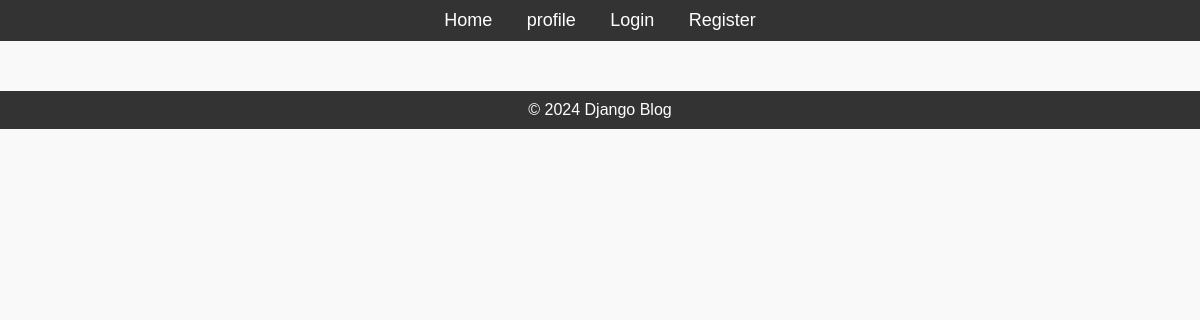
The app's page /, older data.
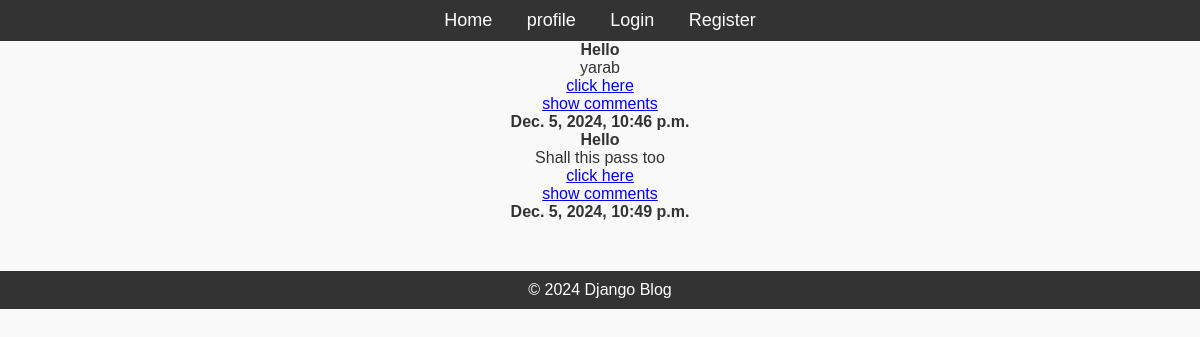
The same page, newer data.
### blog/models.py (models this page shows, shortened)
class Post(models.Model):
    title = models.CharField(max_length=200)
    content = models.TextField()
    published_date = models.DateTimeField(auto_now_add=True)
    author = models.ForeignKey(User, on_delete=models.CASCADE)
    tag = TaggableManager()

### blog/views.py (the view)
# urls.py: path('', views.home , name='home'),
def home(request):
    posts=Post.objects.all()
    context = {'posts': posts }
    return render(request, 'blog/blogs.html', context)

### blog/templates/blog/blogs.html
{%extends 'blog/base.html'%} {% block title%} All blogs {%endblock%}
{%load static %}
{% block content%}
{% for post in posts %}
    <h4> {{post.title}} </h4>
    <p> {{post.content}} </P>
        <a href = "{% url 'post_detail' post.id %}">click here </a>
        <a href = "{% url 'comment_list' post.id %}">show comments </a>
    <strong> {{post.published_date}} </strong>
{% endfor %}
{% endblock %}

### blog/templates/blog/base.html (shortened to what this page needs)
{%load static %}
<!DOCTYPE html>
<html lang="en">
    <head>
        <link rel="stylesheet" href="{% static 'css/styles.css' %}">
    </head>
<body>
    <header>
        <nav>
            <ul>
                <li><a href="{% url 'home' %}">Home</a></li>
                <li><a href="{% url 'profile' %}"> profile</a></li>
                <li><a href="{% url 'login' %}">Login</a></li>
                <li><a href="{% url 'register' %}">Register</a></li>
            </ul>
        </nav>
    </header>
    <div class="content">
        {% block content %}{% endblock %}
    </div>
    <footer>
        <p>&copy; 2024 Django Blog</p>
    </footer>
</body>
</html>

### blog/static/css/styles.css (style rules this page uses)
* { margin: 0; padding: 0; box-sizing: border-box; }
body { font-family: Arial, sans-serif; background-color: #f9f9f9; color: #333; }
header { background-color: #333; padding: 10px; text-align: center; }
header nav ul { list-style-type: none; }
header nav ul li { display: inline; margin: 0 15px; }
header nav ul li a { color: white; text-decoration: none; font-size: 18px; }
.content { position: relative; display: flex; width: 100%; justify-content: center; align-items: center; flex-direction: column; }
footer { text-align: center; margin-top: 50px; padding: 10px; background-color: #333; color: white; }

Row changes from the older to the newer data that the page shows:
added Post: title "Hello", content "yarab", published_date "Dec. 5, 2024, 10:46 p.m."
added Post: title "Hello", content "Shall this pass too", published_date "Dec. 5, 2024, 10:49 p.m."
